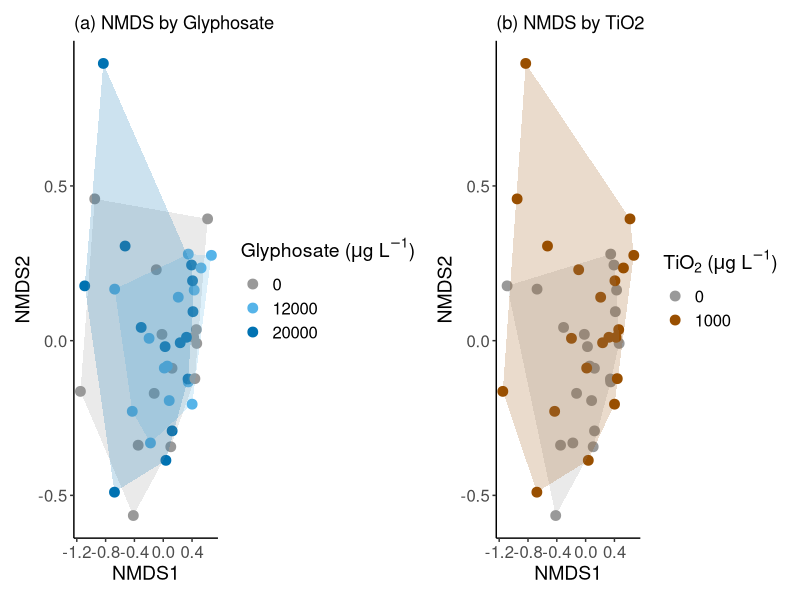
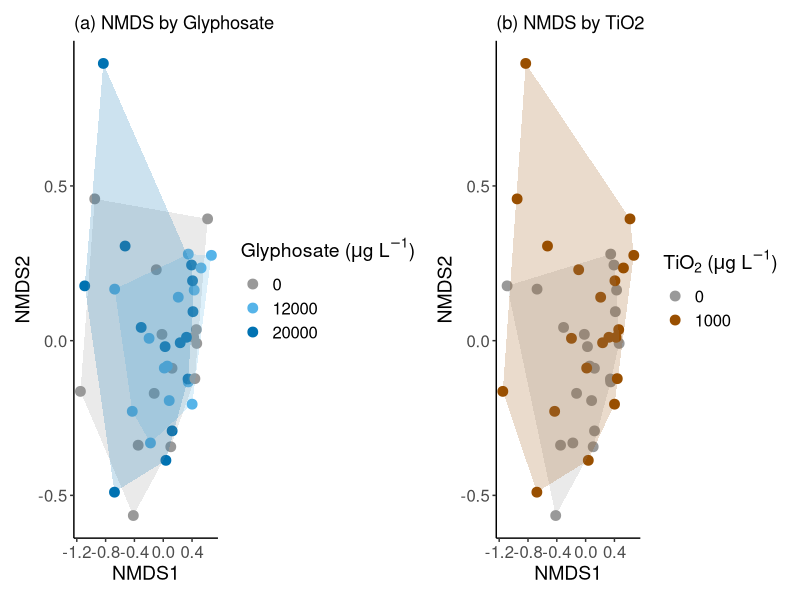

Here is the R script that generated these plots, in order:
##############################################################################
# Figure 9 - NMDS Ordination of Macrofauna Community (Bray-Curtis)
##############################################################################

# 1) Load necessary packages
library(vegan)
library(ggplot2)
library(dplyr)
library(patchwork)  # to combine two plots side by side

# 2) Read data
# (Adjust file path if needed, or use here::here("Macrofauna.txt") if you prefer)
Macrofauna <- read.delim("Macrofauna.txt")

# 3) Data preparation
Macrofauna[is.na(Macrofauna)] <- 0
Macrofauna$Treatment   <- as.factor(Macrofauna$Treatment)
Macrofauna$Glyphosate  <- as.factor(Macrofauna$Glyphosate)
Macrofauna$TiO2        <- as.factor(Macrofauna$TiO2)

# Extract only the abundance columns (adjust columns 7:17 if your columns differ)
Macrofauna_2 <- Macrofauna[, 7:17]

# 4) Run NMDS with k=2 using Bray-Curtis
# You mentioned stress ~ 0.12 for k=2
NMDS2 <- metaMDS(comm = Macrofauna_2, distance = "bray",
                 k = 2, trymax = 100, trace = FALSE, autotransform = FALSE)

# 5) Extract NMDS site scores
nmds_scores <- scores(NMDS2, display = "sites") %>% as.data.frame()
nmds_scores$Glyphosate <- Macrofauna$Glyphosate
nmds_scores$TiO2       <- Macrofauna$TiO2
nmds_scores$Treatment  <- Macrofauna$Treatment

# 6) Convert factor levels to numeric-coded strings 
#    so that e.g. glyphosate: 1->0, 2->12000, 3->20000
nmds_scores <- nmds_scores %>%
  mutate(
    Gly_values = as.numeric(Glyphosate),
    TiO2_values = as.numeric(TiO2)
  )

# For glyphosate:
nmds_scores$Gly_values[nmds_scores$Gly_values == 1] <- 0
nmds_scores$Gly_values[nmds_scores$Gly_values == 2] <- 12000
nmds_scores$Gly_values[nmds_scores$Gly_values == 3] <- 20000
nmds_scores$Gly_values <- factor(nmds_scores$Gly_values)

# For TiO2:
nmds_scores$TiO2_values[nmds_scores$TiO2_values == 1] <- 0
nmds_scores$TiO2_values[nmds_scores$TiO2_values == 2] <- 1000
nmds_scores$TiO2_values <- factor(nmds_scores$TiO2_values)

# 7) Function to find hull points for each group
#    We can group by glyphosate or TiO2 to draw polygons around replicates
find_hull <- function(df) {
  df[chull(df$NMDS1, df$NMDS2), ]
}

# 8) Prepare hull data for glyphosate grouping
hull_gly <- nmds_scores %>%
  group_by(Gly_values) %>%
  do(find_hull(.))

# 9) Plot (a): NMDS by glyphosate
fig9a <- ggplot(nmds_scores, aes(x = NMDS1, y = NMDS2, colour = Gly_values)) +
  geom_point(size = 3) +
  geom_polygon(
    data = hull_gly,
    aes(x = NMDS1, y = NMDS2, fill = Gly_values),  # fill for the polygon
    alpha = 0.2,
    colour = NA,   # or "black" if you want outlines
    show.legend = FALSE
  ) +
  scale_colour_manual(
    values = c("0" = "#999999", "12000" = "#56B4E9", "20000" = "#0072B2"),
    name = expression(paste("Glyphosate (", mu, "g L"^-1, ")"))
  ) +
  scale_fill_manual(
    values = c("0" = "#999999", "12000" = "#56B4E9", "20000" = "#0072B2"),
    name = expression(paste("Glyphosate (", mu, "g L"^-1, ")"))
  ) +
  labs(
    x = "NMDS1",
    y = "NMDS2",
    title = "(a) NMDS by Glyphosate"
  ) +
  theme_classic() +
  theme(
    axis.text   = element_text(size = 12),
    axis.title  = element_text(size = 14),
    legend.text = element_text(size = 12),
    legend.title= element_text(size = 14)
  )

# 10) Prepare hull data for TiO2 grouping
hull_tio2 <- nmds_scores %>%
  group_by(TiO2_values) %>%
  do(find_hull(.))

# 11) Plot (b): NMDS by TiO2
fig9b <- ggplot(nmds_scores, aes(x = NMDS1, y = NMDS2, colour = TiO2_values)) +
  geom_point(size = 3) +
  geom_polygon(
    data = hull_tio2,
    aes(x = NMDS1, y = NMDS2, fill = TiO2_values),
    alpha = 0.2,
    colour = NA,
    show.legend = FALSE
  ) +
  scale_colour_manual(
    values = c("0" = "#999999", "1000" = "#994F00"),
    name = expression(paste("TiO"[2], " (", mu, "g L"^-1, ")"))
  ) +
  scale_fill_manual(
    values = c("0" = "#999999", "1000" = "#994F00"),
    name = expression(paste("TiO"[2], " (", mu, "g L"^-1, ")"))
  ) +
  labs(
    x = "NMDS1",
    y = "NMDS2",
    title = "(b) NMDS by TiO2"
  ) +
  theme_classic() +
  theme(
    axis.text   = element_text(size = 12),
    axis.title  = element_text(size = 14),
    legend.text = element_text(size = 12),
    legend.title= element_text(size = 14)
  )

# 12) Combine side by side
Figure9 <- fig9a + fig9b

# 13) Print or save
print(Figure9)
ggsave("Figure9.png", Figure9, width = 12, height = 5, dpi = 300)
